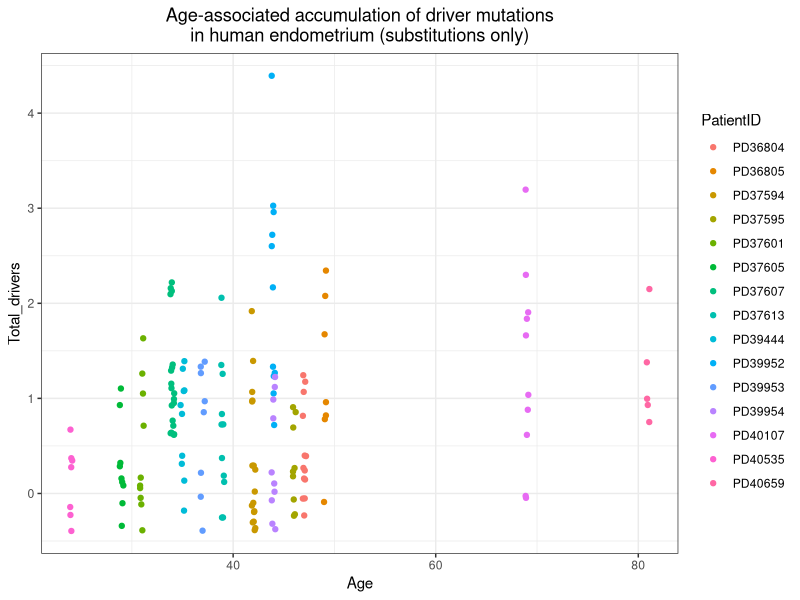

Reproduce this figure in R.
## ---- chunk 1
library(tidyverse)
# library(readr)
# library(dplyr)
# library(ggplot2)
# library(readxl)
library(magrittr)
library(lme4)
library(lmerTest)
library(rlang) 
library(knitr)
library(kableExtra)
## ---- chunk 2
 endom_burden <- read.csv("endom_burden_summary_file_for_model.final.csv")
  # head(endom_burden)
  endom_grouped <- group_by(endom_burden, PatientID)
  # head(endom_grouped)
  
  endom_grouped %>% group_by(PatientID) %>%  count(PatientID) %>%  rename(`Sample count` = n) %>% arrange(desc(`Sample count`)) %>%  kable() %>%  kable_styling(bootstrap_options = c("striped", "condensed"), full_width = F, position = "left")
## ---- chunk 3
    
# Look at raw data
  endom_burden %>% ggplot(aes(Age, Total_drivers, colour = PatientID)) +
    geom_jitter(width = 0.2) +
    theme(plot.title = element_text(size = 8)) +
    ggtitle("Age-associated accumulation of driver mutations\nin human endometrium (substitutions only)") +
    theme(plot.title = element_text(size = 14)) + theme_bw() +theme(plot.title = element_text(hjust = 0.5))
## ---- chunk 4
full_glmer_model = glmer(Total_drivers ~ Age + BMI + Parity + (Age - 1|PatientID), data=endom_burden, family = "poisson")
kable(lme4:::drop1.merMod(full_glmer_model)) %>%  kable_styling(bootstrap_options = c("striped", "condensed"))
## ---- chunk 5
# Remove BMI from full model
reduced_glmer_model <- update(full_glmer_model, ~ . -BMI)
kable(lme4:::drop1.merMod(reduced_glmer_model)) %>%  kable_styling(bootstrap_options = c("striped", "condensed"))

## ---- chunk 6
# Print final model summary
print(summary(reduced_glmer_model))
# Generate confidence intervals for final model
confint.merMod(reduced_glmer_model)
